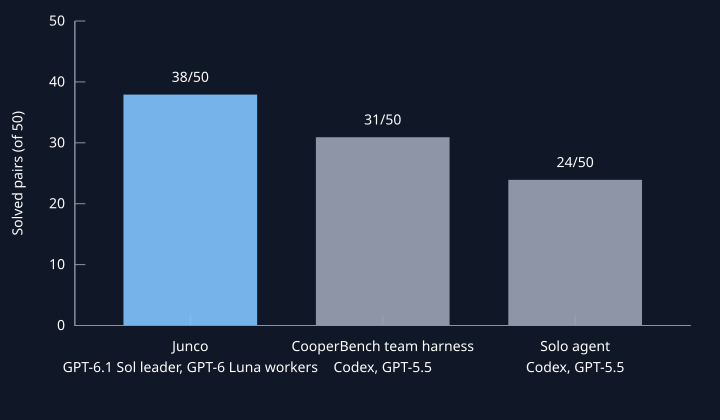

Write gnuplot code to recreate this figure.
load 'theme.gp'
set output 'cooperbench-flash.svg'
set bmargin 4.5
set xrange [-0.6:2.6]
set yrange [0:50]
set ytics 10
set ylabel 'Solved pairs (of 50)' tc rgb '#ffffff'
set xtics ("Junco\nGPT-6.1 Sol leader, GPT-6 Luna workers" 0, "CooperBench team harness\nCodex, GPT-5.5" 1, "Solo agent\nCodex, GPT-5.5" 2)
unset key
plot 'cooperbench-flash.dat' using 0:2:($0 == 0 ? 0x80c4ff : 0x9aa3b5) with boxes lc rgb variable, \
     '' using 0:2:(sprintf('%d/50', $2)) with labels offset 0,0.8 tc rgb '#ffffff'
